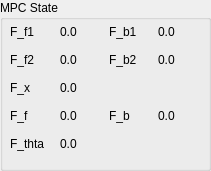
  <widget class="QGroupBox" name="groupBox_11">
   <property name="geometry">
    <rect>
     <x>970</x>
     <y>240</y>
     <width>211</width>
     <height>171</height>
    </rect>
   </property>
   <property name="title">
    <string>MPC State</string>
   </property>
   <widget class="QWidget" name="horizontalLayoutWidget_3">
    <property name="geometry">
     <rect>
      <x>10</x>
      <y>20</y>
      <width>191</width>
      <height>141</height>
     </rect>
    </property>
    <layout class="QHBoxLayout" name="horizontalLayout_11">
     <item>
      <layout class="QGridLayout" name="gridLayout_6">
       <item row="1" column="0">
        <widget class="QLabel" name="label_p_motor4_10">
         <property name="minimumSize">
          <size>
           <width>0</width>
           <height>20</height>
          </size>
         </property>
         <property name="maximumSize">
          <size>
           <width>50</width>
           <height>20</height>
          </size>
         </property>
         <property name="text">
          <string>F_f2</string>
         </property>
        </widget>
       </item>
       <item row="3" column="1">
        <widget class="QLabel" name="label_F_f">
         <property name="text">
          <string>0.0</string>
         </property>
        </widget>
       </item>
       <item row="2" column="0">
        <widget class="QLabel" name="label_v_motor4_10">
         <property name="minimumSize">
          <size>
           <width>0</width>
           <height>20</height>
          </size>
         </property>
         <property name="maximumSize">
          <size>
           <width>50</width>
           <height>20</height>
          </size>
         </property>
         <property name="text">
          <string>F_x</string>
         </property>
        </widget>
       </item>
       <item row="4" column="1">
        <widget class="QLabel" name="label_F_thta">
         <property name="text">
          <string>0.0</string>
         </property>
        </widget>
       </item>
       <item row="0" column="1">
        <widget class="QLabel" name="label_F_f1">
         <property name="text">
          <string>0.0</string>
         </property>
        </widget>
       </item>
       <item row="0" column="0">
        <widget class="QLabel" name="label_i_motor3_26">
         <property name="minimumSize">
          <size>
           <width>0</width>
           <height>20</height>
          </size>
         </property>
         <property name="maximumSize">
          <size>
           <width>50</width>
           <height>20</height>
          </size>
         </property>
         <property name="text">
          <string>F_f1</string>
         </property>
        </widget>
       </item>
       <item row="4" column="0">
        <widget class="QLabel" name="label_p_motor5_13">
         <property name="minimumSize">
          <size>
           <width>0</width>
           <height>20</height>
          </size>
         </property>
         <property name="maximumSize">
          <size>
           <width>50</width>
           <height>20</height>
          </size>
         </property>
         <property name="text">
          <string>F_thta</string>
         </property>
        </widget>
       </item>
       <item row="3" column="0">
        <widget class="QLabel" name="label_i_motor4_10">
         <property name="minimumSize">
          <size>
           <width>0</width>
           <height>20</height>
          </size>
         </property>
         <property name="maximumSize">
          <size>
           <width>50</width>
           <height>20</height>
          </size>
         </property>
         <property name="text">
          <string>F_f</string>
         </property>
        </widget>
       </item>
       <item row="1" column="1">
        <widget class="QLabel" name="label_F_f2">
         <property name="text">
          <string>0.0</string>
         </property>
        </widget>
       </item>
       <item row="2" column="1">
        <widget class="QLabel" name="label_F_x">
         <property name="text">
          <string>0.0</string>
         </property>
        </widget>
       </item>
      </layout>
     </item>
     <item>
      <layout class="QGridLayout" name="gridLayout_14">
       <item row="1" column="1">
        <widget class="QLabel" name="label_F_b2">
         <property name="text">
          <string>0.0</string>
         </property>
        </widget>
       </item>
       <item row="3" column="0">
        <widget class="QLabel" name="label_p_motor3_10">
         <property name="minimumSize">
          <size>
           <width>0</width>
           <height>20</height>
          </size>
         </property>
         <property name="maximumSize">
          <size>
           <width>50</width>
           <height>20</height>
          </size>
         </property>
         <property name="text">
          <string>F_b</string>
         </property>
        </widget>
       </item>
       <item row="4" column="0">
        <widget class="QLabel" name="label_v_motor3_10">
         <property name="minimumSize">
          <size>
           <width>0</width>
           <height>20</height>
          </size>
         </property>
         <property name="maximumSize">
          <size>
           <width>50</width>
           <height>20</height>
          </size>
         </property>
         <property name="text">
          <string/>
         </property>
        </widget>
       </item>
       <item row="0" column="1">
        <widget class="QLabel" name="label_F_b1">
         <property name="text">
          <string>0.0</string>
         </property>
        </widget>
       </item>
       <item row="1" column="0">
        <widget class="QLabel" name="label_v_motor2_11">
         <property name="minimumSize">
          <size>
           <width>0</width>
           <height>20</height>
          </size>
         </property>
         <property name="maximumSize">
          <size>
           <width>50</width>
           <height>20</height>
          </size>
         </property>
         <property name="text">
          <string>F_b2</string>
         </property>
        </widget>
       </item>
       <item row="3" column="1">
        <widget class="QLabel" name="label_F_b">
         <property name="text">
          <string>0.0</string>
         </property>
        </widget>
       </item>
       <item row="0" column="0">
        <widget class="QLabel" name="label_i_motor3_27">
         <property name="minimumSize">
          <size>
           <width>0</width>
           <height>20</height>
          </size>
         </property>
         <property name="maximumSize">
          <size>
           <width>50</width>
           <height>20</height>
          </size>
         </property>
         <property name="text">
          <string>F_b1</string>
         </property>
        </widget>
       </item>
       <item row="2" column="0">
        <widget class="QLabel" name="label_i_motor2_11">
         <property name="minimumSize">
          <size>
           <width>0</width>
           <height>20</height>
          </size>
         </property>
         <property name="maximumSize">
          <size>
           <width>50</width>
           <height>20</height>
          </size>
         </property>
         <property name="text">
          <string/>
         </property>
        </widget>
       </item>
      </layout>
     </item>
    </layout>
   </widget>
  </widget>
